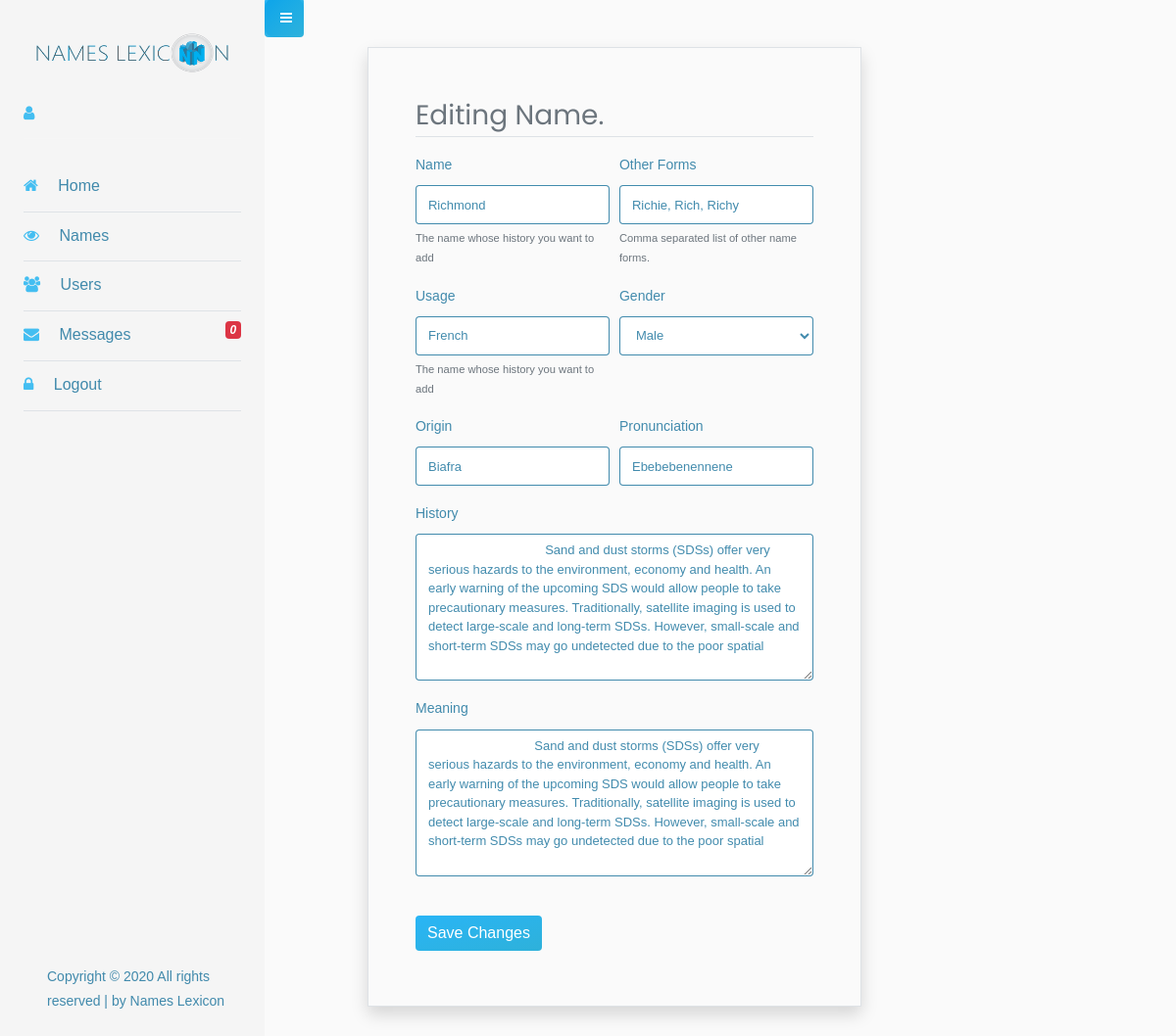
/editor/index.php?pg=editName&nId=30 (signed in), run on the app's committed database.
### tables this page shows
CREATE TABLE `names` (
  `namesId` int(10) NOT NULL,
  `name` varchar(70) NOT NULL COMMENT 'name of a person',
  `otherForms` varchar(150) NOT NULL COMMENT 'Other forms of the name\r\n',
  `nameUsage` varchar(200) DEFAULT NULL,
  `gender` varchar(15) NOT NULL COMMENT 'the gender of the person',
  `origin` text NOT NULL COMMENT 'origin of the name',
  `pronounce` varchar(200) NOT NULL COMMENT 'how to prnounce the name',
  `meaning` text NOT NULL COMMENT 'The meaning of the name',
  `history` text NOT NULL COMMENT 'history of the name',
  `personality` mediumtext DEFAULT NULL COMMENT 'the personality trait associated with the name',
  `addedBy` int(10) NOT NULL COMMENT 'ID of the User who added this name',
  `status` enum('pending','approved','waiting') NOT NULL DEFAULT 'pending',
  `approvedBy` int(11) DEFAULT NULL,
  `published` enum('0','1') NOT NULL DEFAULT '0',
  `publishedAt` datetime DEFAULT NULL,
  `date_created` datetime NOT NULL COMMENT 'date the name was added',
  `date_updated` datetime DEFAULT NULL COMMENT 'date the details was changed'
);

### api/adminCtrl.php (called while the page is built, shortened)
<?php
class Admin extends Database{
   public function getNameDetailsById($nId){
    $con        = self::con();
    $queryRow   = $con->query("SELECT * FROM `names` WHERE `namesId` ='$nId'")->fetch_assoc();
    return      $queryRow;
  }
 }

### editor/assets/temp/editName.php (the view, shortened to what this page needs)
<?php
if(isset($_GET['nId']) && !empty($_GET['nId'])){
    $nameId  = urldecode($_GET['nId']);
?>
<div class="col-md-7 shadow border p-md-5 offset-md-1">
        <h1 class="h3 mb-3 font-weight-normal border-bottom text-muted">Editing Name.</h1>
                <form id ="editNameForm" class="bordered">
                    <div class="form-row">
                        <div class="form-group col-md-6">
                            <label for="Name">Name</label>
                            <input type="text" class="form-control bordered" id="Name" name="Name" value ="<?php echo htmlentities($admin->getNameDetailsById($nameId)["name"] ); ?>" placeholder="Pesron's Name" required />
                            <small id="nameHelp" class="form-text text-muted">The name whose history you want to add</small>
                        </div>
                        <div class="form-group col-md-6">
                            <label for="otherForms">Other Forms</label>
                            <input type="text" class="form-control bordered" id="otherForms" name="otherForms" value ="<?php echo htmlentities($admin->getNameDetailsById($nameId)["otherForms"] ); ?>" placeholder="Other forms of the name" required />
                            <small id="otherFormsHelp" class="form-text text-muted">Comma separated list of other name forms.</small>
                        </div>
                    </div>
                    <div class="form-row">
                        <div class="form-group col-md-6">
                            <label for="nameUsage">Usage</label>
                            <input type="text" class="form-control bordered" id="nameUsage" name="nameUsage" value ="<?php echo htmlentities($admin->getNameDetailsById($nameId)["nameUsage"] ); ?>" placeholder="Pesron's Name" required />
                            <small id="nameUsageHelp" class="form-text text-muted">The name whose history you want to add</small>
                        </div>
                        <div class="form-group col-md-6">
                            <label for="gender">Gender</label>
                            <select class="form-control" id ="gender" name ="gender" required>
                                <option value="Masculine"> Male </option>
                            </select>
                        </div>
                    </div>
                    <div class="form-row">
                        <div class="form-group col-md-6">
                            <label for="origin">Origin</label>
                            <input type="text" class="form-control bordered" id="origin" name="origin" value ="<?php echo htmlentities($admin->getNameDetailsById($nameId)["origin"] ); ?>" placeholder="What is the origin of this name ?" required />
                        </div>
                        <div class="form-group col-md-6">
                            <label for="pronounce">Pronunciation</label>
                            <input type="text" class="form-control bordered" id="pronounce" name="pronounce" value ="<?php echo htmlentities($admin->getNameDetailsById($nameId)["pronounce"] ); ?>" placeholder="How is this name pronounced ?"  required />
                        </div>
                    </div>
                    <div class="form-row">
                        <div class="form-group col-md-12">
                            <label for="history">History</label>
                            <textarea class="form-control bordered" rows ="30" style ="height:150px !important;text-align:left;" id="history" name="history" placeholder="What is the history of this name ?" requied>
                                 <?php echo htmlentities($admin->getNameDetailsById($nameId)["history"] ); ?>
                            </textarea>
                        </div>
                        <div class="form-group col-md-12">
                            <label for="meaning">Meaning</label>
                            <textarea class="form-control bordered" rows ="30" style ="height:150px !important;text-align:left;" id="meaning" name="meaning" placeholder="What is the meaning of this name ?" required>
                              <?php echo htmlentities($admin->getNameDetailsById($nameId)["meaning"] ); ?>
                            </textarea>
                        </div>
                    </div>
                    <button type="submit" name ="editSubtn" class="btn btn-primary my-2"> Save Changes </button>
                </form>
    </div>
<?php } ?>

### editor/assets/temp/editName.php (style rules this page uses)
textarea { white-space: normal; text-align: left; -moz-text-align-last: left; text-align-last: left; }

### data on the page
names: Name "Richmond", otherForms "Richie, Rich, Richy", nameUsage "French", origin "Biafra", pronounce "Ebebebenennene", history "Sand and dust storms (SDSs) offer very serious hazards to the environment, economy and health. An early warning of the upcoming SDS would allow people to take precautionary measures. Traditionally, satellite imaging is used to detect large-scale and long-term SDSs. However, small-scale and short-term SDSs may go undetected due to the poor spatial", meaning "Sand and dust storms (SDSs) offer very serious hazards to the environment, economy and health. An early warning of the upcoming SDS would allow people to take precautionary measures. Traditionally, satellite imaging is used to detect large-scale and long-term SDSs. However, small-scale and short-term SDSs may go undetected due to the poor spatial"

### other printed values
$msg->getTotalUnreadMessages($_SESSION["NL_ADMIN_USER_LIVE"]) "0"
